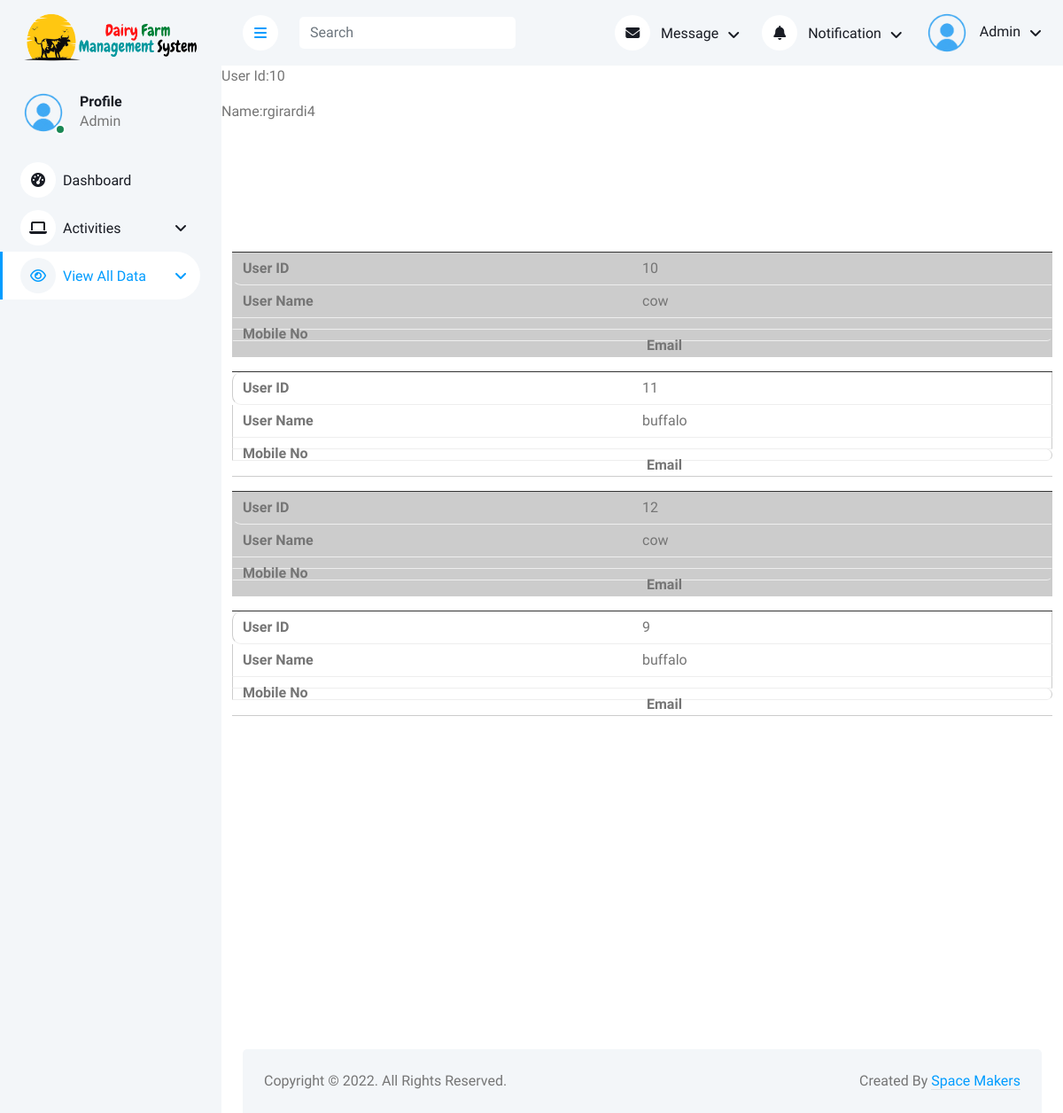
/admin/view_animals.php?uid=10, run on the app's committed database.
### tables this page shows
CREATE TABLE `user` (
  `user_id` int(20) NOT NULL,
  `role` enum('Admin','dairy attendent','user') NOT NULL,
  `user_name` varchar(20) NOT NULL,
  `password` varchar(20) NOT NULL,
  `mobile_no` bigint(11) NOT NULL,
  `email` varchar(255) NOT NULL,
  `village` varchar(20) NOT NULL,
  `taluka` varchar(20) NOT NULL,
  `district` varchar(20) NOT NULL,
  `state` varchar(20) NOT NULL
);

CREATE TABLE `animal` (
  `animal_id` varchar(20) NOT NULL,
  `user_id` int(11) NOT NULL,
  `animal_type` varchar(20) NOT NULL
);

### admin/view_animals.php (the view, shortened to what this page needs)
		<?php
		include 'Database.php';
		$user_id = $_GET['uid'];
		$query = "SELECT * from animal where user_id=$user_id";
		$data = mysqli_query($connect, $query);
		$query1 = "SELECT user.user_id,user.user_name from animal,user where animal.user_id=user.user_id and animal.user_id=$user_id";
		$data1 = mysqli_query($connect, $query1);
		$res = mysqli_fetch_assoc($data1);
		?>
		<!DOCTYPE html>
		<html lang="en">
		<head>
			<link href="https://cdnjs.cloudflare.com/ajax/libs/font-awesome/5.10.0/css/all.min.css" rel="stylesheet">
			<link href="https://cdn.jsdelivr.net/npm/bootstrap-icons@1.4.1/font/bootstrap-icons.css" rel="stylesheet">
			<link href="lib/owlcarousel/assets/owl.carousel.min.css" rel="stylesheet">
			<link href="lib/tempusdominus/css/tempusdominus-bootstrap-4.min.css" rel="stylesheet" />
			<link href="css/bootstrap.min.css" rel="stylesheet">
			<link href="css/style.css" rel="stylesheet">
			<link rel="stylesheet" type="text/css" href="https://cdn.datatables.net/1.12.1/css/jquery.dataTables.css">
			<?php
			include "sidebar/view_all_data/2.php"
			?>
			<div class="content">
				<?php
				include "header.php"
				?>
		</head>
		<body>
			<p>User Id:<?php echo $res["user_id"]; ?></p>
			<p>Name:<?php echo $res["user_name"]; ?></p>
			<main class="d-flex w-100">
				<div class="container d-flex flex-column">
					<table id="table_id">
						<tbody>
							<?php
							while ($result = mysqli_fetch_assoc($data)) {
								echo "
<tr>
	<td>" . $result['animal_id'] . "</td>
	<td>" . $result['animal_type'] . "</td>
	<td>" . $result['age'] . "</td>
	<td>" . $result['breed_type'] . "</td>
</tr>
";
							}
							?>
							<br>
						</tbody>
					</table>
			</main>
		</body>
		</html>
		<?php
		include "footer.php"
		?>

### admin/css/style.css (style rules this page uses)
:root { --primary: #009CFF; --light: #F3F6F9; --dark: #191C24; }
.content { margin-left: 250px; min-height: 100vh; background: #FFFFFF; transition: 0.5s; }
@media (min-width: 992px) { .content { width: calc(100% - 250px); } }

### admin/view_animals.php (style rules this page uses)
table { width: 100%; border-collapse: collapse; }
table td:first-child { border-radius: 10px 0 0 10px; }
table td:last-child { border-radius: 0 10px 10px 0; }
td, th { font-size: 16px; padding: 6px; border: 1px solid #ccc; text-align: left; }
tr:nth-of-type(even) { background-color: White; }
@media only screen and (max-width: 760px),
					(min-device-width: 768px) and (max-device-width: 1024px) { table { margin-top: 106px; } }
@media only screen and (max-width: 760px),
					(min-device-width: 768px) and (max-device-width: 1024px) { table, thead, tbody, th, td, tr { display: block; } }
@media only screen and (max-width: 760px),
					(min-device-width: 768px) and (max-device-width: 1024px) { tr { margin: 0 0 1rem 0; overflow: auto; border-bottom: 1px solid #ccc; } }
@media only screen and (max-width: 760px),
					(min-device-width: 768px) and (max-device-width: 1024px) { tbody tr:before { counter-increment: my-sec-counter; content: ""; background-color: #333; display: block; height: 1px; } }
@media only screen and (max-width: 760px),
					(min-device-width: 768px) and (max-device-width: 1024px) { tr:nth-child(odd) { background: #ccc; } }
@media only screen and (max-width: 760px),
					(min-device-width: 768px) and (max-device-width: 1024px) { td { border: none; border-bottom: 1px solid #eee; margin-right: 0%; display: block; border-right: 1px solid #ccc; border-left: 1px solid #ccc; box-sizing: border-box; } }
@media only screen and (max-width: 760px),
					(min-device-width: 768px) and (max-device-width: 1024px) { td:before { font-weight: bold; width: 50%; float: left; box-sizing: border-box; padding-left: 5px; } }
@media only screen and (max-width: 760px),
					(min-device-width: 768px) and (max-device-width: 1024px) { td:nth-of-type(1):before { content: "User ID"; } }
@media only screen and (max-width: 760px),
					(min-device-width: 768px) and (max-device-width: 1024px) { td:nth-of-type(2):before { content: "User Name"; } }
@media only screen and (max-width: 760px),
					(min-device-width: 768px) and (max-device-width: 1024px) { td:nth-of-type(3):before { content: "Mobile No"; } }
@media only screen and (max-width: 760px),
					(min-device-width: 768px) and (max-device-width: 1024px) { td:nth-of-type(4):before { content: "Email"; } }

### data on the page
user: user_id "10", user_name "rgirardi4"
animal: animal_id "10", animal_type "cow"
animal: animal_id "11", animal_type "buffalo"
animal: animal_id "12", animal_type "cow"
animal: animal_id "9", animal_type "buffalo"
